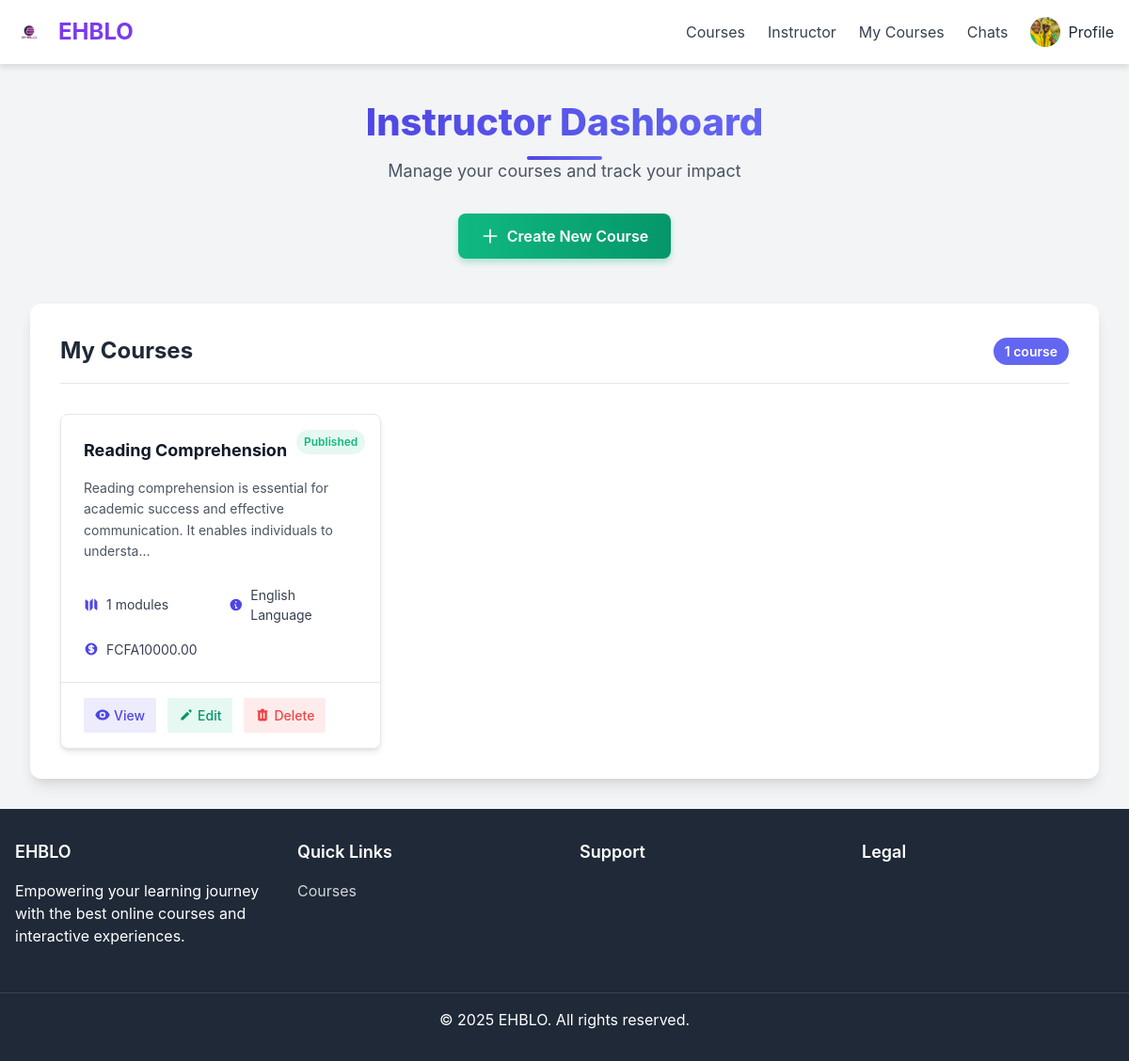
The page /courses/instructor-dashboard/ (signed in) on the database as committed earlier.
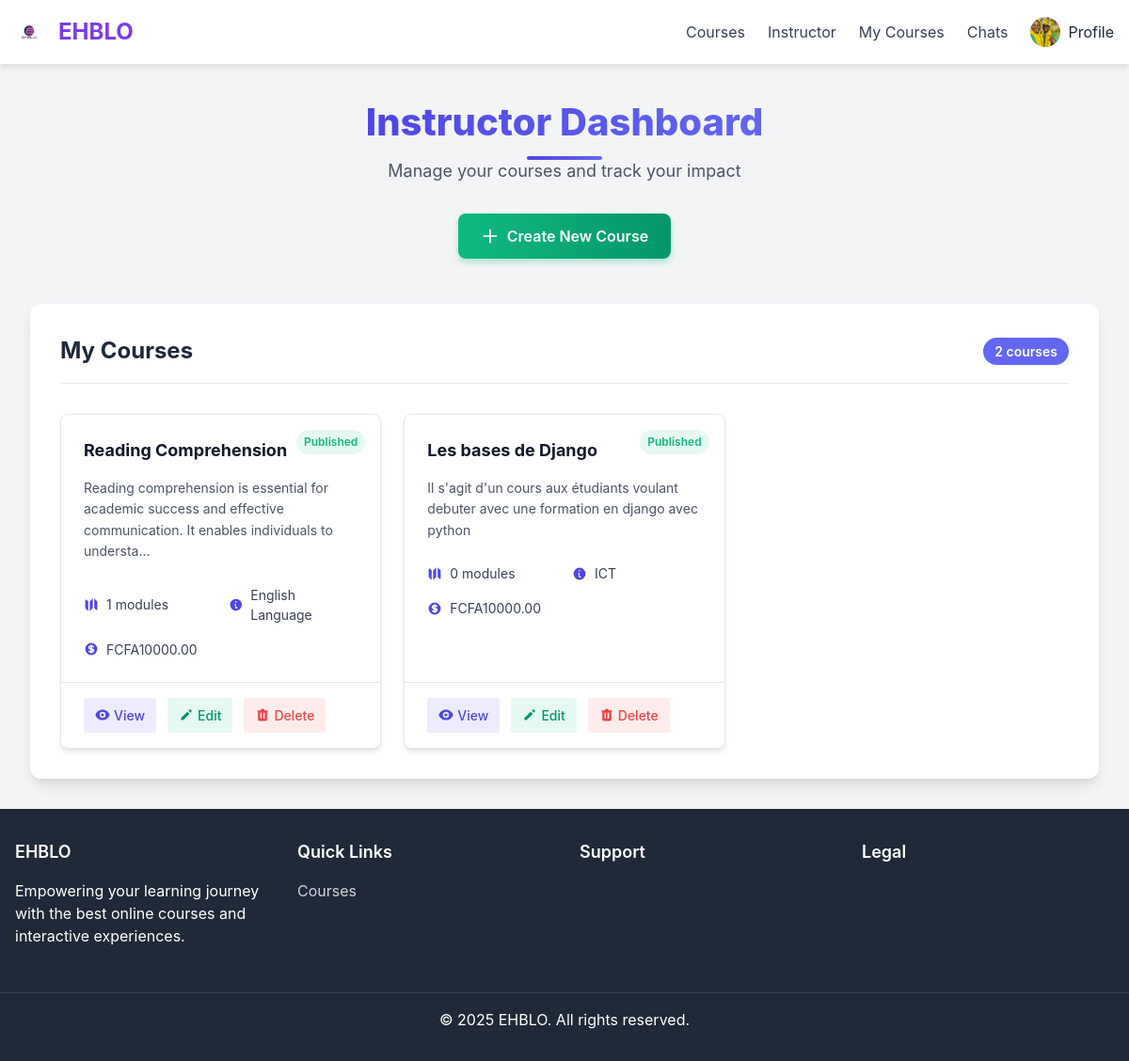
The same page on the database as committed later.
### courses/models.py (models this page shows, shortened)
class Course(models.Model):
    instructor = models.ForeignKey(settings.AUTH_USER_MODEL,
                                   on_delete=models.CASCADE,
                                   related_name='courses_created',
                                   limit_choices_to={'user_type': 'instructor'})
    subject = models.ForeignKey(Subject,
                                 on_delete=models.CASCADE,
                                 related_name='courses')
    title = models.CharField(max_length=250)
    slug = models.SlugField(max_length=250, unique=True, blank=True)
    overview = models.TextField()
    created = models.DateTimeField(auto_now_add=True)
    updated = models.DateTimeField(auto_now=True)
    price = models.DecimalField(max_digits=10, decimal_places=2, default=0.00) # 0 for free courses
    is_published = models.BooleanField(default=False)
    tags = TaggableManager(blank=True)
    image = models.ImageField(upload_to='course_thumbnails/', null=True, blank=True)
    class Meta:
        ordering = ('-created',)

class Subject(models.Model):
    name = models.CharField(max_length=200, unique=True)
    slug = models.SlugField(max_length=200, unique=True, blank=True)
    class Meta:
        ordering = ('name',)

### courses/views.py (the view)
# urls.py: path('instructor-dashboard/', views.InstructorDashboardView.as_view(), name='instructor_dashboard'),
class InstructorDashboardView(LoginRequiredMixin, InstructorRequiredMixin, ListView):
    model = Course
    template_name = 'courses/instructor_dashboard.html'
    context_object_name = 'courses'
    paginate_by = 10
    def get_queryset(self):
        return Course.objects.filter(instructor=self.request.user).annotate(num_modules=Count('modules'))

### courses/views.py (called while the page is built)
    def test_func(self):
        return self.request.user.is_authenticated and self.request.user.user_type == 'instructor'

### courses/templates/courses/instructor_dashboard.html (shortened to what the changed rows need)
{% extends "base.html" %}
{% load static %}
{% block content %}
<div class="instructor-dashboard">
    <div class="dashboard-header">
        <h1 class="dashboard-title">Instructor Dashboard</h1>
    </div>
    <div class="dashboard-content">
        <div class="courses-section">
            <div class="section-header">
                <h2 class="section-title">My Courses</h2>
                <div class="stats-badge">{{ courses|length }} course{{ courses|pluralize }}</div>
            </div>
            {% if courses %}
                <div class="courses-grid">
                    {% for course in courses %}
                        <div class="course-card {% if not course.is_published %}draft{% endif %}">
                            <div class="card-header">
                                <span class="status-badge {% if course.is_published %}published{% else %}draft{% endif %}">
                                    {% if course.is_published %}Published{% else %}Draft{% endif %}
                                </span>
                                <h3 class="course-title">{{ course.title }}</h3>
                            </div>
                            <div class="card-body">
                                <p class="course-description">{{ course.overview|truncatechars:120 }}</p>
                                <div class="course-meta">
                                    <div class="meta-item">
                                        <svg class="meta-icon" viewBox="0 0 20 20" fill="currentColor">
                                            <path fill-rule="evenodd" d="M12 1.586l-4 4v12.828l4-4V1.586zM3.707 3.293A1 1 0 002 4v10a1 1 0 00.293.707L6 18.414V5.586L3.707 3.293zM17.707 5.293L14 1.586v12.828l2.293 2.293A1 1 0 0018 16V6a1 1 0 00-.293-.707z" clip-rule="evenodd"></path>
                                        </svg>
                                        <span>{{ course.num_modules }} modules</span>
                                    </div>
                                    <div class="meta-item">
                                        <svg class="meta-icon" viewBox="0 0 20 20" fill="currentColor">
                                            <path fill-rule="evenodd" d="M18 10a8 8 0 11-16 0 8 8 0 0116 0zm-7-4a1 1 0 11-2 0 1 1 0 012 0zM9 9a1 1 0 000 2v3a1 1 0 001 1h1a1 1 0 100-2h-1V9z" clip-rule="evenodd"></path>
                                        </svg>
                                        <span>{{ course.subject.name }}</span>
                                    </div>
                                    <div class="meta-item">
                                        <span>{% if course.price > 0 %}FCFA{{ course.price }}{% else %}Free{% endif %}</span>
                                    </div>
                                </div>
                            </div>
                            <div class="card-footer">
                                <a href="{% url 'course_detail' course.id course.slug %}" class="action-btn view-btn">
                                    <svg class="btn-icon" viewBox="0 0 20 20" fill="currentColor">
                                        <path d="M10 12a2 2 0 100-4 2 2 0 000 4z"></path>
                                        <path fill-rule="evenodd" d="M.458 10C1.732 5.943 5.522 3 10 3s8.268 2.943 9.542 7c-1.274 4.057-5.064 7-9.542 7S1.732 14.057.458 10zM14 10a4 4 0 11-8 0 4 4 0 018 0z" clip-rule="evenodd"></path>
                                    </svg>
                                    View
                                </a>
                                <a href="{% url 'course_edit' course.id %}" class="action-btn edit-btn">
                                    <svg class="btn-icon" viewBox="0 0 20 20" fill="currentColor">
                                        <path d="M13.586 3.586a2 2 0 112.828 2.828l-.793.793-2.828-2.828.793-.793zM11.379 5.793L3 14.172V17h2.828l8.38-8.379-2.83-2.828z"></path>
                                    </svg>
                                    Edit
                                </a>
                                <a href="{% url 'course_delete' course.id %}" class="action-btn delete-btn">
                                    Delete
                                </a>
                            </div>
                        </div>
                    {% endfor %}
                </div>
            {% endif %}
        </div>
    </div>
</div>
{% endblock %}

Rows that differ between the two databases and show on the page:
added Course: is_published "Published", title "Les bases de Django", overview "Il s'agit d'un cours aux étudiants voulant debuter avec une formation en django avec python", num_modules "0", subject.name "ICT", price "10000.00"
Other text that changed with them:
{{ courses|length }}: "1" → "2"
